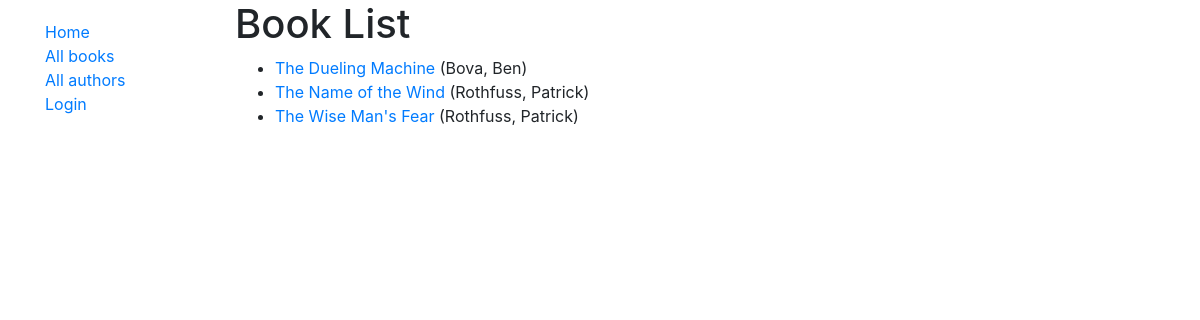
/catalog/books/, run on the app's committed database.
### catalog/models.py (models this page shows, shortened)
class Book(models.Model):
    title = models.CharField(max_length=200)
    author = models.ForeignKey('Author', on_delete=models.SET_NULL, null=True)
    summary = models.TextField(max_length=1000, help_text='Enter a brief description of the book.')
    isbn = models.CharField('ISBN', max_length=13, unique=True,
                            help_text='13 Character <a href="https://www.isbn-international.org/content/what-isbn">ISBN number</a>')
    genre = models.ManyToManyField(Genre, help_text='Select a genre for this book.')
    class Meta:
        ordering = ['title', 'author']
    def display_genre(self):
        """Creates a string for the Genre. This is required to display genre in Admin."""
        return ', '.join([genre.name for genre in self.genre.all()[:3]])
    display_genre.short_description = 'Genre'
    def get_absolute_url(self):
        return reverse('book-detail', args=[str(self.id)])

class Author(models.Model):
    first_name = models.CharField(max_length=100)
    last_name = models.CharField(max_length=100)
    date_of_birth = models.DateField(null=True, blank=True)
    date_of_death = models.DateField(null=True, blank=True)
    class Meta:
        ordering = ['last_name', 'first_name']
    def __str__(self):
        return f'{self.last_name}, {self.first_name}'

### catalog/views.py (the view)
# urls.py: path('books/', views.BookListView.as_view(), name='books'),
class BookListView(generic.ListView):
    model = Book
    paginate_by = 10

### catalog/templates/catalog/book_list.html (shortened to what this page needs)
{% extends "base_generic.html" %}
{% block content %}
    <h1>Book List</h1>
    {% if book_list %}
        <ul>
            {% for book in book_list %}
                <li>
                    <a href="{{ book.get_absolute_url }}">{{ book.title }}</a> ({{ book.author }})
                </li>
            {% endfor %}
        </ul>
    {% else %}
        <p>There are no books in the library</p>
    {% endif %}
{% endblock %}

### data on the page
Book: title "The Dueling Machine", author "Bova, Ben"
Book: title "The Name of the Wind", author "Rothfuss, Patrick"
Book: title "The Wise Man's Fear", author "Rothfuss, Patrick"
